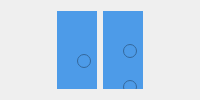
        <widget class="QWidget" name="pg_padronizado">
         <layout class="QVBoxLayout" name="verticalLayout_14">
          <item>
           <layout class="QHBoxLayout" name="horizontalLayout_7">
            <item>
             <widget class="QLabel" name="label_37">
              <property name="minimumSize">
               <size>
                <width>40</width>
                <height>0</height>
               </size>
              </property>
              <property name="text">
               <string/>
              </property>
             </widget>
            </item>
            <item>
             <widget class="QWidget" name="widget_10" native="true">
              <property name="sizePolicy">
               <sizepolicy hsizetype="Expanding" vsizetype="Preferred">
                <horstretch>0</horstretch>
                <verstretch>0</verstretch>
               </sizepolicy>
              </property>
              <property name="styleSheet">
               <string notr="true">background-color: rgb(77, 155, 232);</string>
              </property>
              <widget class="QWidget" name="layoutWidget">
               <property name="geometry">
                <rect>
                 <x>20</x>
                 <y>30</y>
                 <width>243</width>
                 <height>151</height>
                </rect>
               </property>
               <layout class="QVBoxLayout" name="verticalLayout_15">
                <item>
                 <widget class="QRadioButton" name="m_1">
                  <property name="styleSheet">
                   <string notr="true">color: rgb(255, 255, 255);
font: 14pt &quot;MS Shell Dlg 2&quot;;</string>
                  </property>
                  <property name="text">
                   <string>Mão Abrindo</string>
                  </property>
                 </widget>
                </item>
                <item>
                 <widget class="QRadioButton" name="m_2">
                  <property name="styleSheet">
                   <string notr="true">color: rgb(255, 255, 255);
font: 14pt &quot;MS Shell Dlg 2&quot;;</string>
                  </property>
                  <property name="text">
                   <string>Mão Fechando</string>
                  </property>
                 </widget>
                </item>
                <item>
                 <widget class="QRadioButton" name="m_3">
                  <property name="sizePolicy">
                   <sizepolicy hsizetype="Expanding" vsizetype="Fixed">
                    <horstretch>0</horstretch>
                    <verstretch>0</verstretch>
                   </sizepolicy>
                  </property>
                  <property name="styleSheet">
                   <string notr="true">color: rgb(255, 255, 255);
font: 14pt &quot;MS Shell Dlg 2&quot;;</string>
                  </property>
                  <property name="text">
                   <string>Movimento de Pinça</string>
                  </property>
                 </widget>
                </item>
                <item>
                 <widget class="QRadioButton" name="m_4">
                  <property name="styleSheet">
                   <string notr="true">color: rgb(255, 255, 255);
font: 14pt &quot;MS Shell Dlg 2&quot;;</string>
                  </property>
                  <property name="text">
                   <string>Movimento de agarre</string>
                  </property>
                 </widget>
                </item>
               </layout>
              </widget>
             </widget>
            </item>
            <item>
             <widget class="QWidget" name="widget_11" native="true">
              <property name="sizePolicy">
               <sizepolicy hsizetype="Expanding" vsizetype="Preferred">
                <horstretch>0</horstretch>
                <verstretch>0</verstretch>
               </sizepolicy>
              </property>
              <property name="styleSheet">
               <string notr="true">background-color: rgb(77, 155, 232);</string>
              </property>
              <widget class="QWidget" name="layoutWidget">
               <property name="geometry">
                <rect>
                 <x>20</x>
                 <y>20</y>
                 <width>200</width>
                 <height>151</height>
                </rect>
               </property>
               <layout class="QVBoxLayout" name="verticalLayout_13">
                <item>
                 <widget class="QRadioButton" name="m_7">
                  <property name="styleSheet">
                   <string notr="true">color: rgb(255, 255, 255);
font: 14pt &quot;MS Shell Dlg 2&quot;;</string>
                  </property>
                  <property name="text">
                   <string>Gesto: Número 1</string>
                  </property>
                 </widget>
                </item>
                <item>
                 <widget class="QRadioButton" name="m_5">
                  <property name="styleSheet">
                   <string notr="true">color: rgb(255, 255, 255);
font: 14pt &quot;MS Shell Dlg 2&quot;;</string>
                  </property>
                  <property name="text">
                   <string>Gesto: Número 2</string>
                  </property>
                 </widget>
                </item>
                <item>
                 <widget class="QRadioButton" name="m_6">
                  <property name="sizePolicy">
                   <sizepolicy hsizetype="Expanding" vsizetype="Fixed">
                    <horstretch>0</horstretch>
                    <verstretch>0</verstretch>
                   </sizepolicy>
                  </property>
                  <property name="styleSheet">
                   <string notr="true">color: rgb(255, 255, 255);
font: 14pt &quot;MS Shell Dlg 2&quot;;</string>
                  </property>
                  <property name="text">
                   <string>Gesto: Número 3</string>
                  </property>
                 </widget>
                </item>
                <item>
                 <widget class="QRadioButton" name="m_8">
                  <property name="styleSheet">
                   <string notr="true">color: rgb(255, 255, 255);
font: 14pt &quot;MS Shell Dlg 2&quot;;</string>
                  </property>
                  <property name="text">
                   <string>Gesto: Beleza</string>
                  </property>
                 </widget>
                </item>
               </layout>
              </widget>
             </widget>
            </item>
            <item>
             <widget class="QLabel" name="label_38">
              <property name="minimumSize">
               <size>
                <width>40</width>
                <height>0</height>
               </size>
              </property>
              <property name="text">
               <string/>
              </property>
             </widget>
            </item>
           </layout>
          </item>
         </layout>
        </widget>
